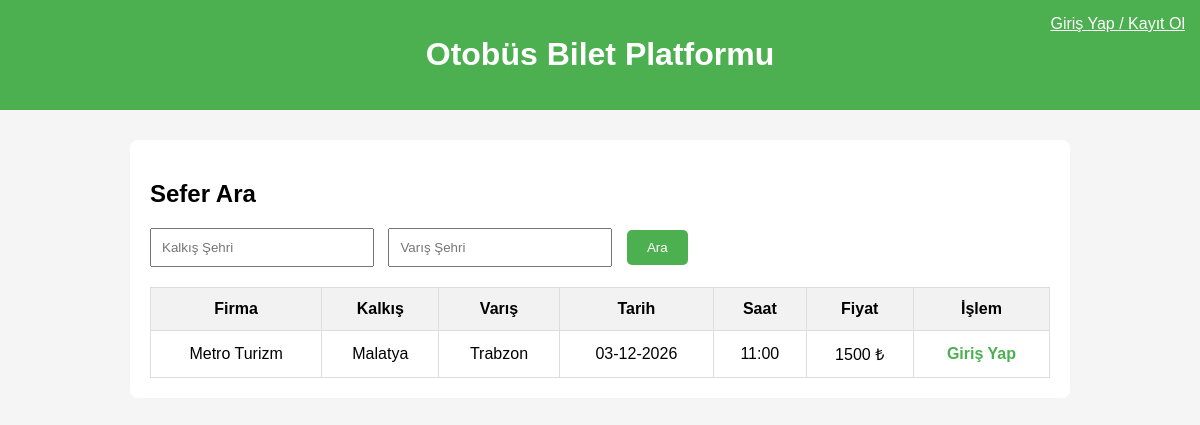
Page /home.php on the earlier database version.
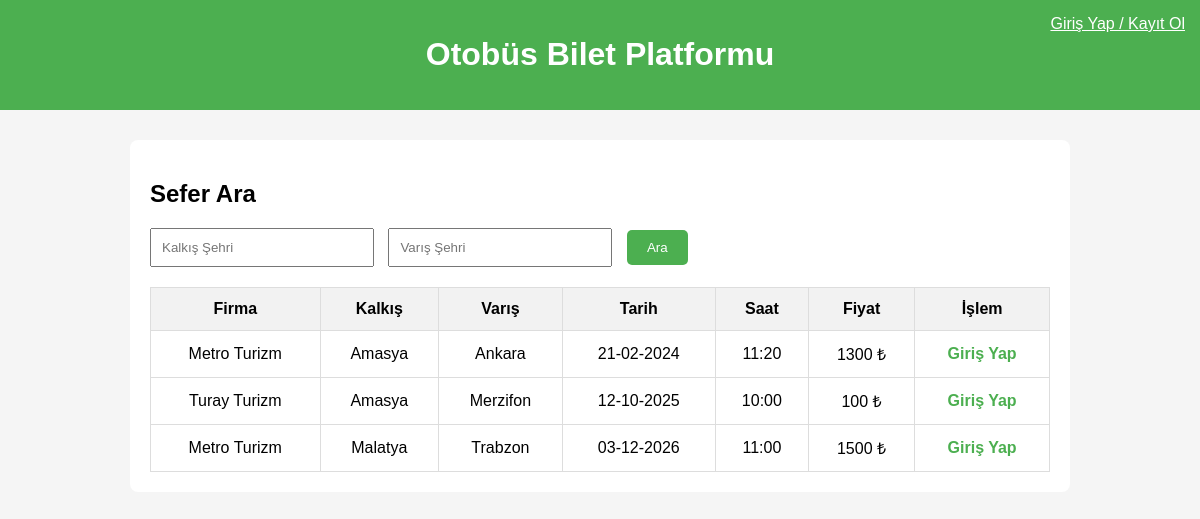
Same page on the later database version.
### tables this page shows
CREATE TABLE Trips (
    id TEXT PRIMARY KEY,
    company_id TEXT NOT NULL,
    destination_city TEXT NOT NULL,
    arrival_time DATETIME NOT NULL,
    departure_time DATETIME NOT NULL,
    departure_city TEXT NOT NULL,
    price INTEGER NOT NULL,
    capacity INTEGER NOT NULL,
    created_date TIMESTAMP DEFAULT CURRENT_TIMESTAMP,
    FOREIGN KEY (company_id) REFERENCES Bus_Company(id)
);

CREATE TABLE Bus_Company (
    id TEXT PRIMARY KEY,
    name TEXT UNIQUE NOT NULL,
    logo_path TEXT,
    created_at TIMESTAMP DEFAULT CURRENT_TIMESTAMP
);

### home.php (the view, shortened to what this page needs)
<?php
require_once 'includes/config.php';
$trips = [];
if ($_SERVER['REQUEST_METHOD'] === 'POST' && isset($_POST['search_trip'])) {
    $departure = $_POST['departure'];
    $arrival = $_POST['arrival'];
    $stmt = $db->prepare("SELECT t.*, b.name AS company_name
                          FROM Trips t
                          JOIN Bus_Company b ON t.company_id = b.id
                          WHERE t.departure_city LIKE :dep AND t.destination_city LIKE :arr
                          ORDER BY t.departure_time ASC");
    $stmt->execute([
        ':dep' => "%$departure%",
        ':arr' => "%$arrival%"
    ]);
    $trips = $stmt->fetchAll(PDO::FETCH_ASSOC);
    if (!$trips) {
        $message = "Aradığınız kriterlere uygun sefer bulunamadı.";
    }
} else {
    $stmt = $db->query("SELECT t.*, b.name AS company_name
                        FROM Trips t
                        JOIN Bus_Company b ON t.company_id = b.id
                        ORDER BY t.departure_time ASC");
    $trips = $stmt->fetchAll(PDO::FETCH_ASSOC);
}
?>
<!DOCTYPE html>
<html lang="tr">
<head>
</head>
<body>
<header>
    <h1>Otobüs Bilet Platformu</h1>
    <?php if(isset($_SESSION['user_id'])): ?>
        <span>Hoş geldin, <?php echo htmlspecialchars($_SESSION['full_name']); ?>!</span>
        <a class="logout" href="logout.php" style="color:white;">Çıkış yap</a>
    <?php else: ?>
        <a class="logout" href="login.php" style="color:white;">Giriş Yap / Kayıt Ol</a>
    <?php endif; ?>
</header>
<div class="container">
    <h2>Sefer Ara</h2>
    <form method="POST">
        <input type="text" name="departure" placeholder="Kalkış Şehri" required>
        <input type="text" name="arrival" placeholder="Varış Şehri" required>
        <button type="submit" name="search_trip">Ara</button>
    </form>
    <?php if($trips): ?>
        <table>
            <tr>
                <th>Firma</th>
                <th>Kalkış</th>
                <th>Varış</th>
                <th>Tarih</th>
                <th>Saat</th>
                <th>Fiyat</th>
                <th>İşlem</th>
            </tr>
            <?php foreach($trips as $trip): ?>
                <tr>
                    <td><?php echo htmlspecialchars($trip['company_name']); ?></td>
                    <td><?php echo htmlspecialchars($trip['departure_city']); ?></td>
                    <td><?php echo htmlspecialchars($trip['destination_city']); ?></td>
                    <td><?php echo date('d-m-Y', strtotime($trip['departure_time'])); ?></td>
                    <td><?php echo date('H:i', strtotime($trip['departure_time'])); ?></td>
                    <td><?php echo $trip['price']; ?> ₺</td>
                    <td>
                        <?php if(isset($_SESSION['user_id']) && $_SESSION['role'] === 'user'): ?>
                            <a class="btn-link" href="buy_ticket.php?trip_id=<?php echo $trip['id']; ?>">Bilet Al</a>
                        <?php else: ?>
                            <a class="btn-link" href="login.php">Giriş Yap</a>
                        <?php endif; ?>
                    </td>
                </tr>
            <?php endforeach; ?>
        </table>
    <?php else: ?>
        <p style="text-align:center; margin-top:20px;">Henüz sefer bulunmamaktadır.</p>
    <?php endif; ?>
</div>
</body>
</html>

Differences in the rows shown:
added trips: company.name "Metro Turizm", departure_city "Amasya", destination_city "Ankara", departure_time "21-02-2024", departure_time "11:20", price "1300"
added trips: company.name "Turay Turizm", departure_city "Amasya", destination_city "Merzifon", departure_time "12-10-2025", departure_time "10:00", price "100"
